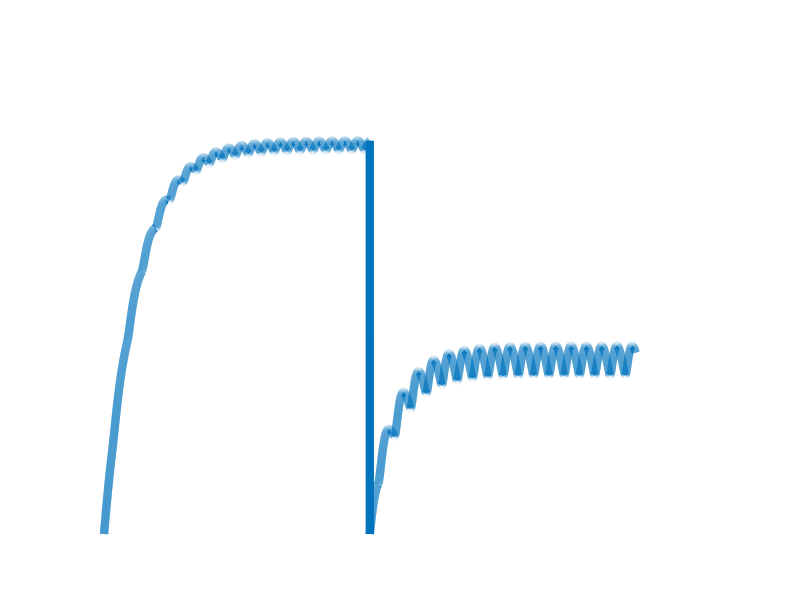
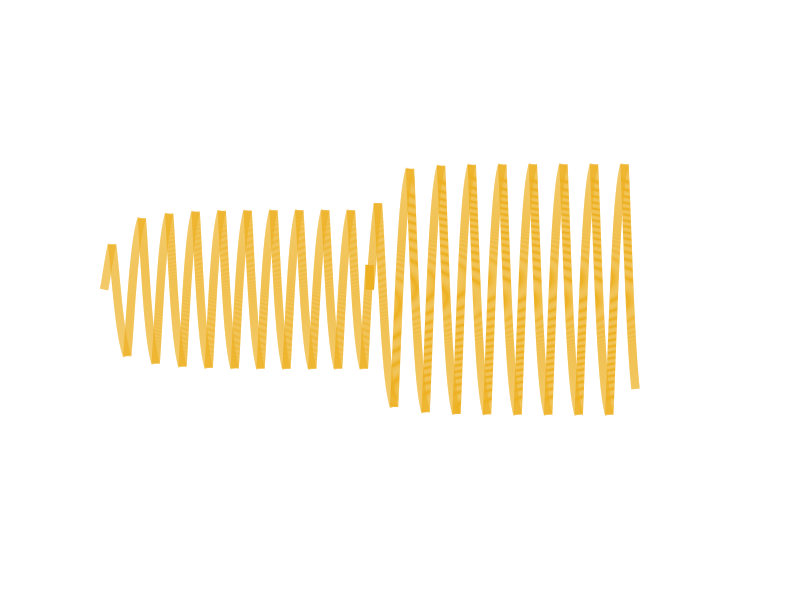
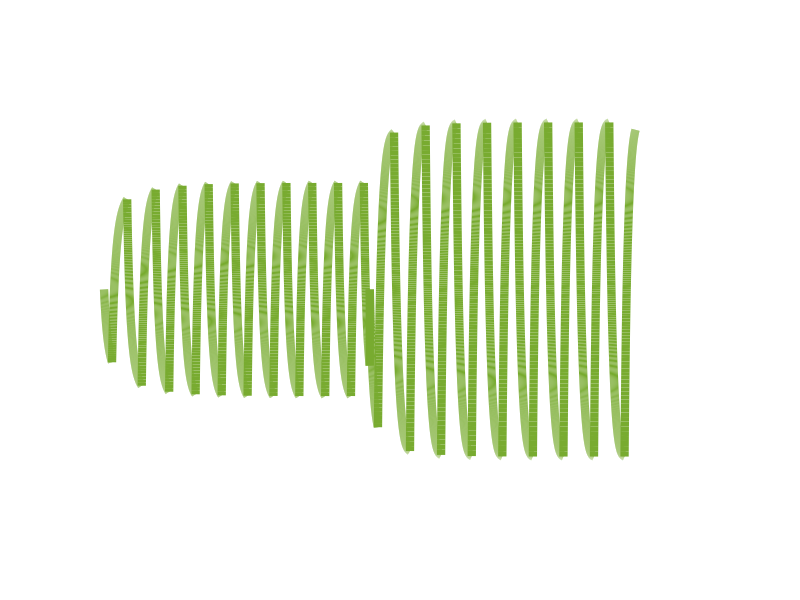
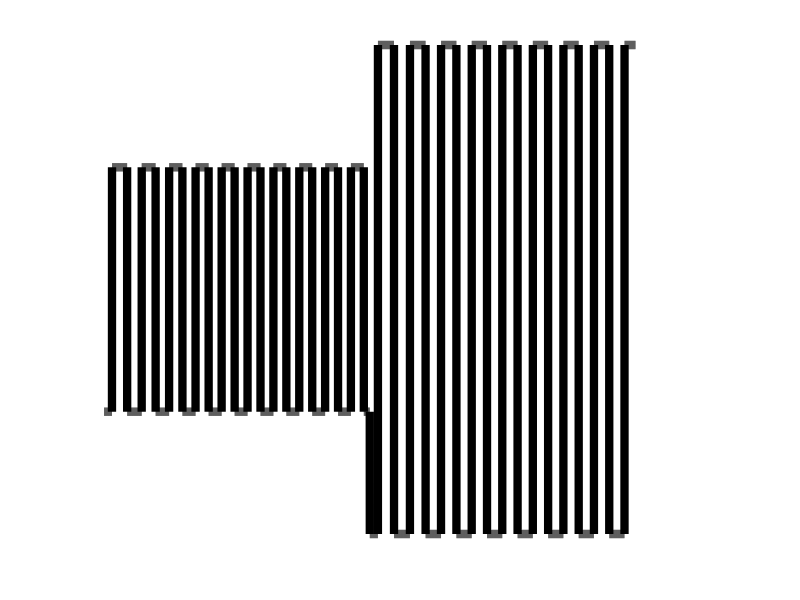

MATLAB code to generate these figures, in order:
clc,clear,close all

%% Importing data
load npsAUV_zigzag_1010_005 npsAUV_zigzag_1010_005
load npsAUV_zigzag_2020_005 npsAUV_zigzag_2020_005
load npsAUV_zigzag_2505_005 npsAUV_zigzag_2505_005
load npsAUV_zigzag_2510_005 npsAUV_zigzag_2510_005

xinput = [npsAUV_zigzag_1010_005,npsAUV_zigzag_2020_005];
x_1_self = xinput(1:3,:);
u = xinput(4,:)*pi/180;


%% Plotting raw data
figure
plot(xinput(1,:),'linewidth',6,'color',[0,0.45,0.74])  %u
box off
axis off
set(gcf,'unit','normalized','position',[0.2,0.2,1,0.12]);
print('Sim1u','-r600','-dpng');  

figure
plot(xinput(2,:),'linewidth',6,'color',[0.93,0.69,0.13])  %v
box off
axis off
set(gcf,'unit','normalized','position',[0.2,0.2,1,0.12]);
print('Sim2v','-r600','-dpng');  %print figures

figure
plot(xinput(3,:),'linewidth',6,'color',[0.47,0.67,0.19])  %r
box off
axis off
set(gcf,'unit','normalized','position',[0.2,0.2,1,0.12]);
print('Sim3r','-r600','-dpng');  

figure
plot(xinput(4,:),'linewidth',6,'color',[0,0,0])  %d
box off
axis off
set(gcf,'unit','normalized','position',[0.2,0.2,1,0.12]);
print('Sim4d','-r600','-dpng');  

figure
plot(xinput(1,:).*abs(xinput(1,:)),'linewidth',6,'color',[0,0.45,0.74])  %u|u|
box off
axis off
set(gcf,'unit','normalized','position',[0.2,0.2,1,0.12]);
print('Sim5uabsu','-r600','-dpng');  

figure
plot(xinput(1,:).*xinput(2,:),'linewidth',6,'color',[1.00,0.41,0.16])  %uv
box off
axis off
set(gcf,'unit','normalized','position',[0.2,0.2,1,0.12]);
print('Sim6uv','-r600','-dpng');  

figure
plot(xinput(1,:).*xinput(3,:),'linewidth',6,'color',[1.00,0.41,0.16])  %uv
box off
axis off
set(gcf,'unit','normalized','position',[0.2,0.2,1,0.12]);
print('Sim7ur','-r600','-dpng');  

figure
plot(xinput(2,:).*xinput(2,:),'linewidth',6,'color',[84/255,130/255,53/255])  %uv
box off
axis off
set(gcf,'unit','normalized','position',[0.2,0.2,1,0.12]);
print('Sim8vv','-r600','-dpng');  

figure
plot(xinput(2,:).*xinput(3,:),'linewidth',6,'color',[84/255,130/255,53/255])  %uv
box off
axis off
set(gcf,'unit','normalized','position',[0.2,0.2,1,0.12]);
print('Sim9vr','-r600','-dpng');  

figure
plot(xinput(2,:).*abs(xinput(2,:)),'linewidth',6,'color',[1.00,0.41,0.16])  %uv
box off
axis off
set(gcf,'unit','normalized','position',[0.2,0.2,1,0.12]);
print('Sim10vabsv','-r600','-dpng');  

figure
plot(xinput(3,:).*xinput(3,:),'linewidth',6,'color',[84/255,130/255,53/255])  %uv
box off
axis off
set(gcf,'unit','normalized','position',[0.2,0.2,1,0.12]);
print('Sim11rr','-r600','-dpng');  

figure
plot(xinput(3,:).*abs(xinput(3,:)),'linewidth',6,'color',[1.00,0.41,0.16])  %uv
box off
axis off
set(gcf,'unit','normalized','position',[0.2,0.2,1,0.12]);
print('Sim12rabsr','-r600','-dpng');  

figure
plot(xinput(1,:).*xinput(1,:).*xinput(4,:),'linewidth',6,'color',[1.00,0.41,0.16])  %uv
box off
axis off
set(gcf,'unit','normalized','position',[0.2,0.2,1,0.12]);
print('Sim13uud','-r600','-dpng'); 

figure
plot(xinput(3,:).*xinput(3,:).*xinput(3,:),'linewidth',6,'color',[1.00,0.41,0.16])  %uv
box off
axis off
set(gcf,'unit','normalized','position',[0.2,0.2,1,0.12]);
print('Sim14rrr','-r600','-dpng');  

figure
plot(xinput(1,:).*xinput(1,:).*xinput(4,:).*xinput(4,:),'linewidth',6,'color',[84/255,130/255,53/255])  %uv
box off
axis off
set(gcf,'unit','normalized','position',[0.2,0.2,1,0.12]);
print('Sim15uudd','-r600','-dpng');  

figure
plot(1./xinput(1,:),'linewidth',6,'color',[0,0.45,0.74])  %uv
box off
axis off
set(gcf,'unit','normalized','position',[0.2,0.2,1,0.12]);
print('Sim161u','-r600','-dpng');  